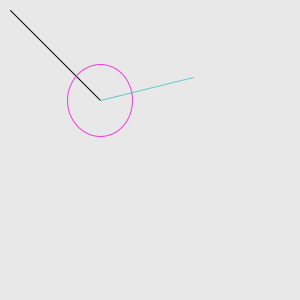
Frame 1 (no input)
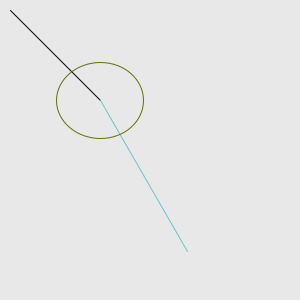
Frame 60 (the mouse pressed at the canvas centre just before this capture)
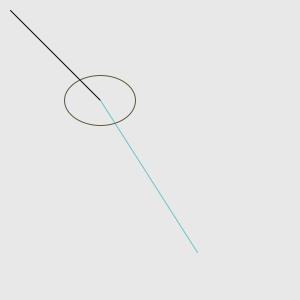
Frame 120 (the mouse held since frame 60 and released just before this capture)

The Processing sketch that drew these frames (run headless with seeded random() and noise(); from frame 60 on, the mouse is pressed at the canvas centre):

// Processing sketch: sketch_01
// ── sketch_01.pde
int xPos = 100;//global variables
int yPos = 200;
int ellipseXPos = 60;
int ellipseYPos = 20;

void setup(){
  size(300,300);
  background(232,232,232);
  frameRate(20);
}

void draw(){
//  int crazyFrameRate = (int)random(10,40);
//  frameRate(crazyFrameRate);
  background(232,232,232);
  smooth();
  stroke(0,0,0);
  line(10,10,100,100);//x1,y1,x2,y2
  
  //dynamic line
  xPos = (int)random(0,width);
  yPos = (int)random(0,height);
  stroke(100,200,200);
  line(100,100,xPos,yPos);
  
  
  noFill();
  int r = (int)random(0,255);
  int g = (int)random(0,255);
  int b = (int)random(0,255);
  stroke(r,g,b);
  ellipseXPos = (int)random(50,width-200);
  ellipseYPos = (int)random(50,height-200);
  ellipse(100,100,ellipseXPos,ellipseYPos);
  
//  
//  int xxx = (int)random(0,100);
//  ellipse(20,20,xxx,20);
}
